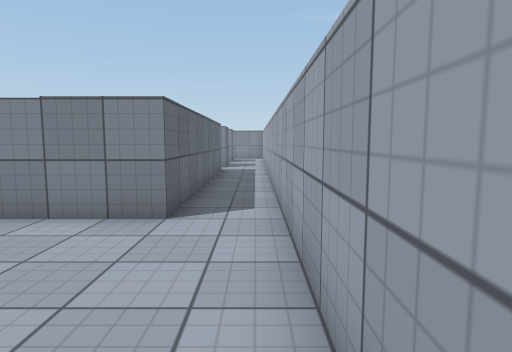
View 1 (above)

24 first-person views from a walk through a 3-D level made in the Unity game engine. The camera is 1.3 m above the floor, tilts 6° down and sees 75° across. The floor is counted in squares, 1 m on a side. Each view is taken from the middle of a square. On the plan, view 1 faces up. The plan holds only what a view shows up to about 14 squares ahead; the rest is blank. The player is left out. Some animated figures are not drawn. Surface patterns are stand-ins for the level's own textures.

View 2
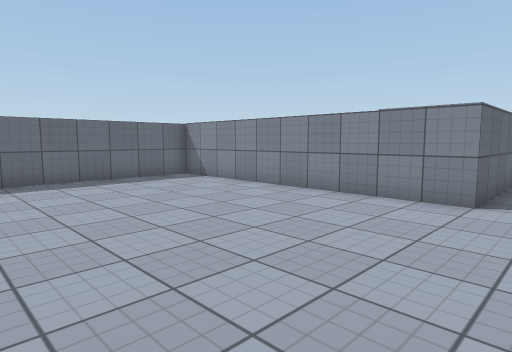

View 3
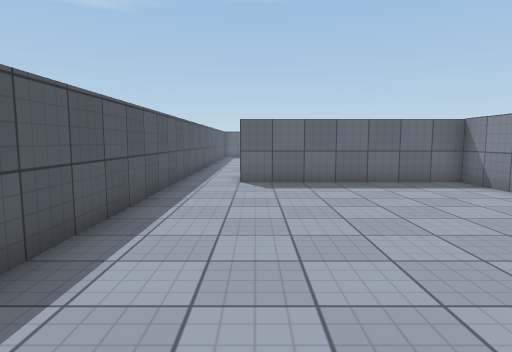

View 4
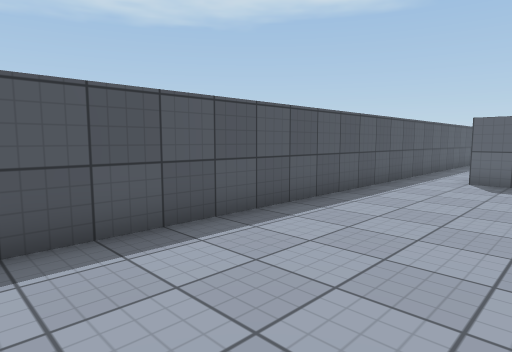

View 5
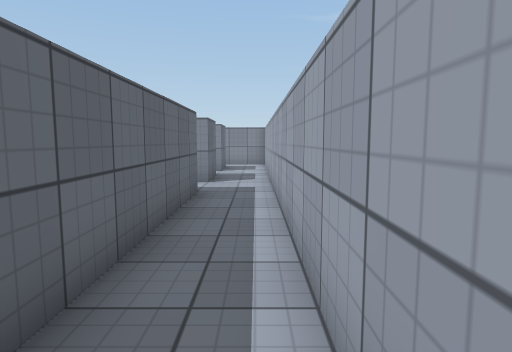

View 6
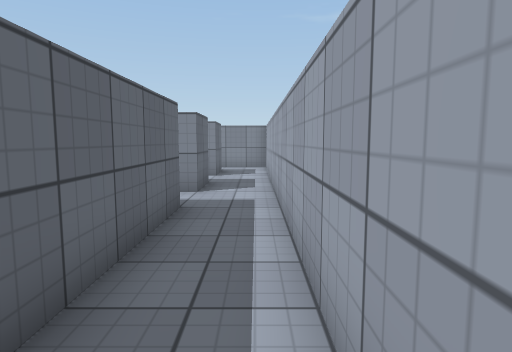

View 7
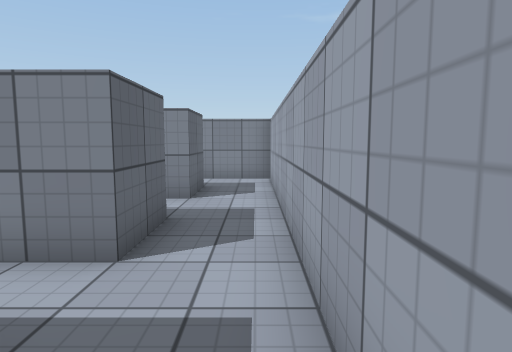

View 8
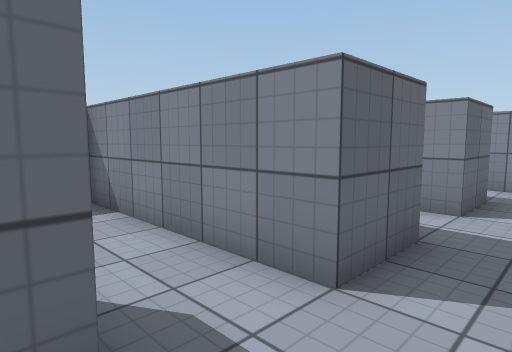

View 9
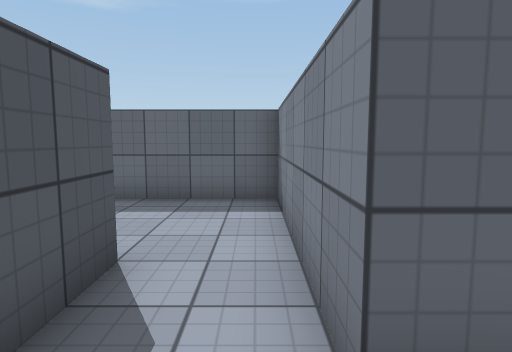

View 10
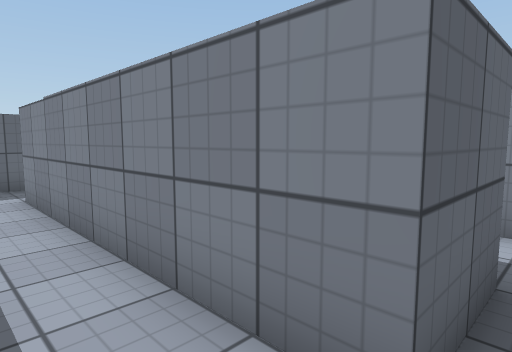

View 11
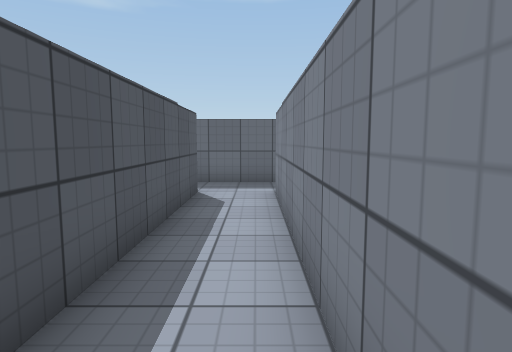

View 12
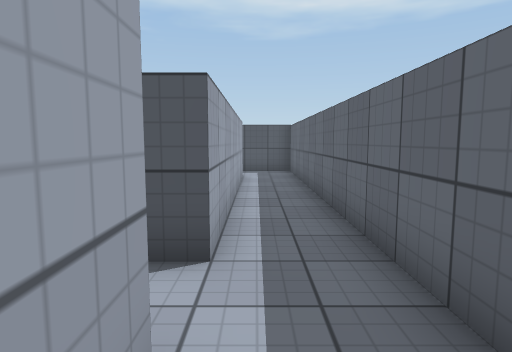

View 13
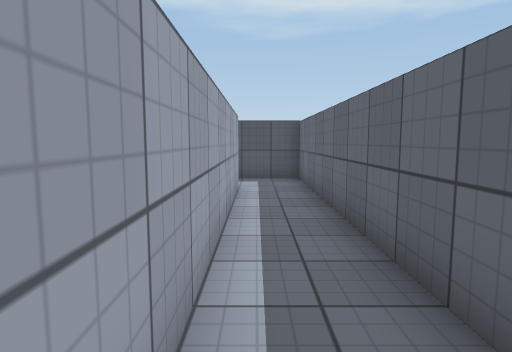

View 14
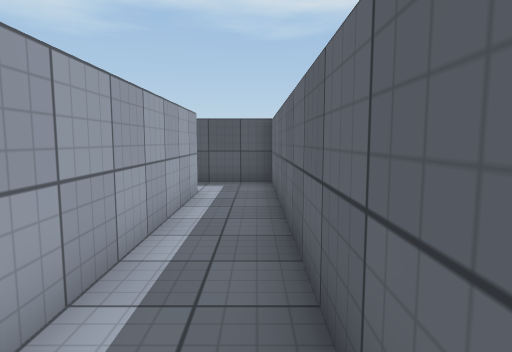

View 15
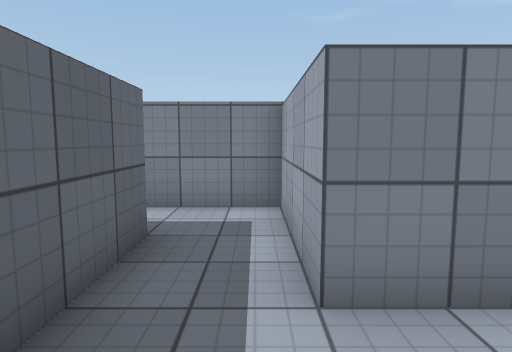

View 16
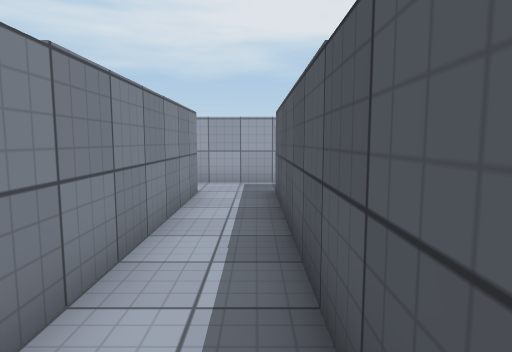

View 17
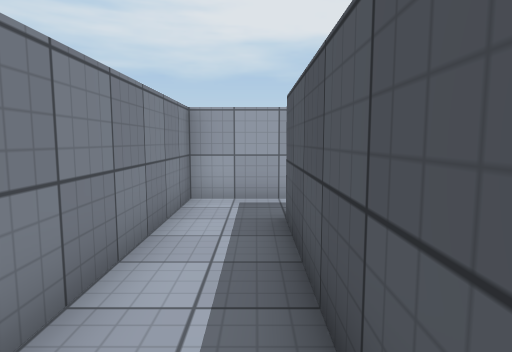

View 18
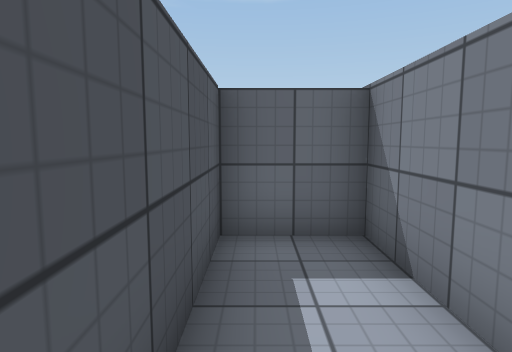

View 19
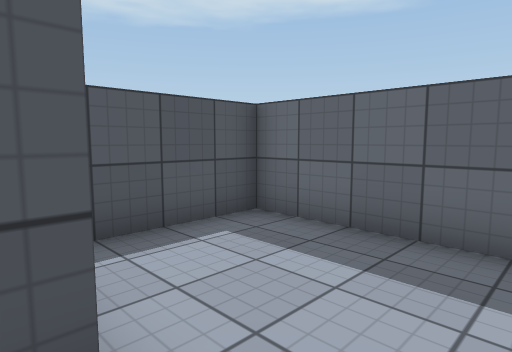

View 20
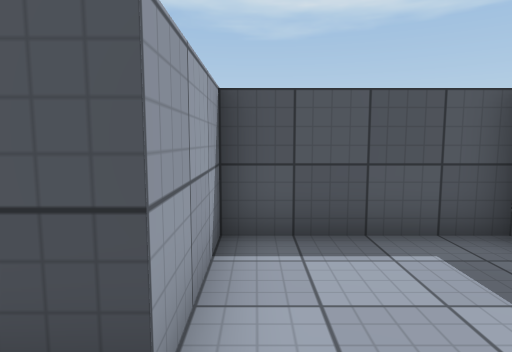

View 21
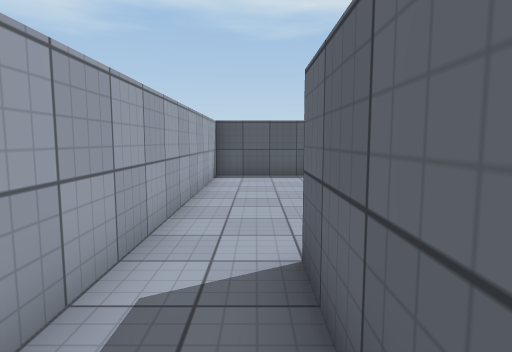

View 22
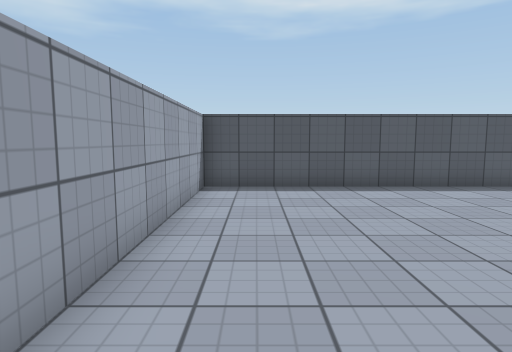

View 23
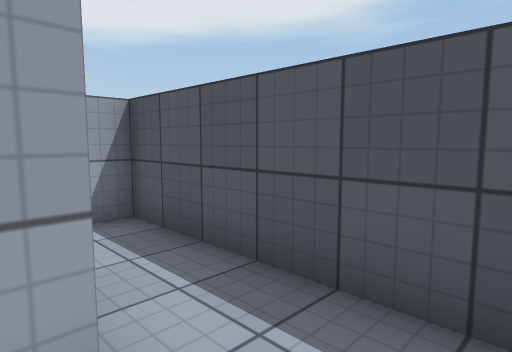

View 24
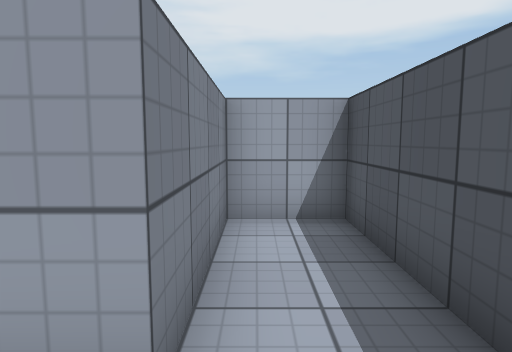

### Floor plan
Ten units are one square. View 1 is at (0, 0); x grows to the right and y downward. Boxes are objects, and circles mark ways between rooms. Rooms are numbered by the first view taken in them; rooms with no view inside come last. Other rooms are left out.
<svg viewBox="-140 -250 150 290">
<path fill="none" stroke="#000" d="M-135 35 5 35 5 -185M-35 -145 -19 -145M-15 -146 -15 -55 -115 -55 -115 15M-15 -185 -15 -165 -35 -165M-115 -205 -115 -75 -55 -75 -55 -95 -95 -95 -95 -185 -15 -185M-15 -205 -95 -205M5 -185 5 -205M-115 -225 -115 -205M-95 -205 -95 -245 -122 -245M5 -205 5 -245 -75 -245 -75 -225 -15 -225 -15 -205M-35 -165 -75 -165 -75 -115 -35 -115 -35 -145"/>
<circle cx="-5" cy="-175" r="3" fill="#2a7"/>
<circle cx="-25" cy="-155" r="3" fill="#2a7"/>
<circle cx="-105" cy="-215" r="3" fill="#2a7"/>
<circle cx="-5" cy="-215" r="3" fill="#2a7"/>
<text x="-50" y="-30">1</text>
<text x="-100" y="-150">2</text>
<text x="-110" y="-230">3</text>
<text x="-30" y="-230">4</text>
<text x="-60" y="-140">5</text>
</svg>
Room 1 opens to room 2. Room 1 opens to room 5. Room 2 opens to room 3. Room 2 opens to room 4.

Where each view was taken, in squares from view 1:
view 1: 0 up, 0 right, facing up
view 2: 2 down, 0 right, facing up-left
view 3: 1 down, 1 left, facing left
view 4: 1 up, 0 right, facing down-left
view 5: 6 up, 0 right, facing up
view 6: 8 up, 0 right, facing up
view 7: 13 up, 0 right, facing up
view 8: 14 up, 0 right, facing up-left
view 9: 16 up, 0 right, facing left
view 10: 19 up, 1 left, facing up-left
view 11: 20 up, 1 left, facing left
view 12: 22 up, 10 left, facing down
view 13: 19 up, 10 left, facing down
view 14: 18 up, 11 left, facing down
view 15: 18 up, 10 left, facing up
view 16: 19 up, 10 left, facing right
view 17: 23 up, 7 left, facing right
view 18: 23 up, 3 left, facing left
view 19: 16 up, 3 left, facing down-left
view 20: 16 up, 4 left, facing down
view 21: 9 up, 1 left, facing down
view 22: 6 up, 1 left, facing down
view 23: 10 up, 11 left, facing down-right
view 24: 9 up, 11 left, facing right
